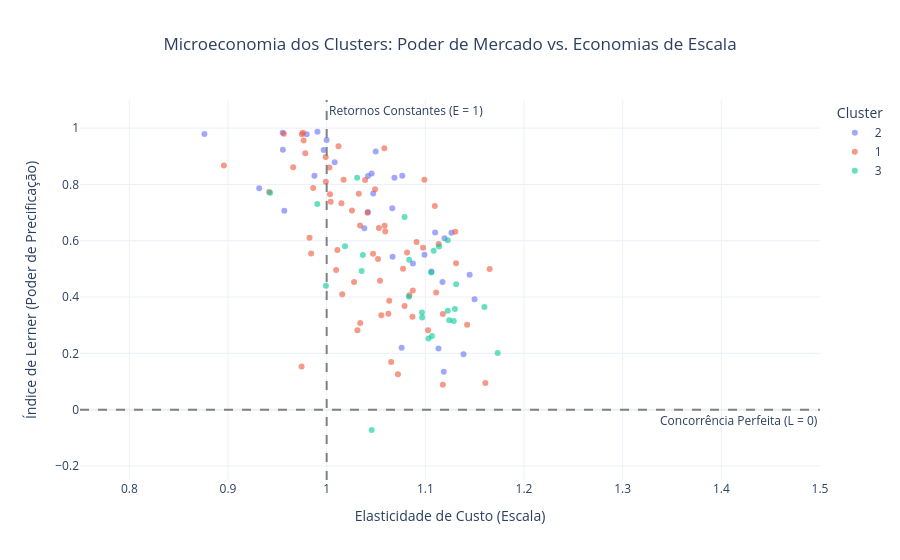

Notebook code cell kept with this figure:
### Code cell
import plotly.express as px

# Supondo que o seu dataframe final com os cálculos se chame 'df_com_lerner'
# E que ele tenha as colunas: 'Cluster', 'elasticidade_custo', 'Lerner', 'MC' (Custo Marginal) e 'Nome_Banco'
def plotar_bubble_chart(df_com_lerner, ano):
    df_plot = df_com_lerner[df_com_lerner['Cluster'] != 4]
    #df_plot = df_plot[df_plot['Cluster'] != 1]
    # 1. Preparar os dados (remover NAs para o gráfico não quebrar)
    if ano > 0:
        df_plot = df_plot[df_plot['ano'] == ano]
    
    df_plot = df_plot.dropna(subset=['elasticidade_custo', 'Lerner', 'MC']).copy()

    # Garantir que o Cluster seja tratado como categoria (texto) para cores distintas
    df_plot['Cluster'] = df_plot['Cluster'].astype(str)

    # 2. Criar o Gráfico de Dispersão de Bolhas (Bubble Chart)
    fig = px.scatter(
        df_plot,
        x="elasticidade_custo",         # Eixo X
        y="Lerner",                     # Eixo Y
        #size="ativo_total",                      # Tamanho da bolha (Pode trocar por 'ativo_total' se preferir)
        color="Cluster",                # Uma cor para cada modelo de negócios
        hover_name="nome",        # O nome que aparece em destaque ao passar o mouse
        hover_data={                    # Dados extras no tooltip
            "elasticidade_custo": ':.3f', 
            "Lerner": ':.3f',
            "MC": ':.4f',
            "Cluster": False            # Oculta o cluster do tooltip, pois já está na cor
        },
        opacity=0.6,                    # SOLUÇÃO 1: Transparência de 60%
        #size_max=18,                    # SOLUÇÃO 3: Reduzindo o limite de tamanho
        range_x=[0.75, 1.5],          # Limita o Eixo X (Elasticidade)
        range_y=[-0.25, 1.1],         # Limita o Eixo Y (Lerner). Coloquei 1.1 como teto lógico
        title="Microeconomia dos Clusters: Poder de Mercado vs. Economias de Escala",
        labels={
            "elasticidade_custo": "Elasticidade de Custo (Escala)",
            "Lerner": "Índice de Lerner (Poder de Precificação)",
            "MC": "Custo Marginal"
        },
        template="plotly_white"         # Fundo limpo e acadêmico
    )

    # 3. Adicionar as Linhas de Referência Estruturais (Cruciais para a análise)
    # Linha Vertical: Separa Economias de Escala (< 1) de Deseconomias (> 1)
    fig.add_vline(
        x=1.0, 
        line_dash="dash", 
        line_color="gray", 
        annotation_text="Retornos Constantes (E = 1)", 
        annotation_position="top right"
    )

    # Linha Horizontal: Separa Poder de Monopólio (> 0) de Preço Predatório (< 0)
    fig.add_hline(
        y=0.0, 
        line_dash="dash", 
        line_color="gray", 
        annotation_text="Concorrência Perfeita (L = 0)", 
        annotation_position="bottom right"
    )

    # 4. Centralizar o título e exibir
    fig.update_layout(title_x=0.5)
    fig.show()

    # Para salvar como uma página interativa separada (opcional):
    # fig.write_html("analise_clusters_microeconomia.html")

plotar_bubble_chart(model_lerner, ano=2015) # ano=0 para mostrar todos os anos juntos, ou coloque um ano específico

### Figure 1 — Plotly figure (JSON) as saved in the notebook; plotly's stock layout.template omitted (floating-point values rounded to 4 significant figures; data arrays with more than 128 entries replaced by an {"elided": "..."} marker saying what was removed)
{"data": [{"customdata": [[0.006275, "2"], [0.001388, "2"], [0.005017, "2"], [0.008661, "2"], [0.02011, "2"], [0.005921, "2"], [0.01348, "2"], [0.01889, "2"], [0.006336, "2"], [0.001761, "2"], [0.01333, "2"], [0.00233, "2"], [0.003136, "2"], [0.004068, "2"], [0.01458, "2"], [0.008148, "2"], [0.02344, "2"], [0.005049, "2"], [0.002025, "2"], [0.005893, "2"], [0.007483, "2"], [0.004698, "2"], [0.006171, "2"], [0.006494, "2"], [0.01406, "2"], [0.002777, "2"], [0.02524, "2"], [0.01729, "2"], [0.007408, "2"], [0.001714, "2"], [0.01971, "2"], [0.0222, "2"], [0.01393, "2"], [0.005865, "2"], [0.01126, "2"]], "hovertemplate": "<b>%{hovertext}</b><br><br>Elasticidade de Custo (Escala)=%{x:.3f}<br>Índice de Lerner (Poder de Precificação)=%{y:.3f}<br>Custo Marginal=%{customdata[0]:.4f}<extra></extra>", "hovertext": ["BCO DO BRASIL S.A.", "BCO RABOBANK INTL BRASIL S.A.", "BCO DA CHINA BRASIL S.A.", "BCO COOPERATIVO SICREDI S.A.", "BCO DO EST. DE SE S.A.", "BCO BBM S.A.", "BCO MERCANTIL DO BRASIL S.A.", "BRB - BCO DE BRASILIA S.A.", "BCO ABC BRASIL S.A.", "SCOTIABANK BRASIL", "BCO INDUSTRIAL DO BRASIL S.A.", "BCO BRADESCO BERJ S.A.", "BCO CAIXA GERAL BRASIL S.A.", "BCO RODOBENS S.A.", "BCO MÁXIMA S.A.", "BMW FINANCEIRA S.A. - CFI", "BCO DO EST. DO PA S.A.", "BCV", "BCO VOLVO BRASIL S.A.", "BCO BRADESCO CARTOES S.A.", "BCO VOTORANTIM S.A.", "BCO SUMITOMO MITSUI BRASIL S.A.", "ITAÚ UNIBANCO BM S.A.", "BCO BRADESCO S.A.", "BCO INDUSVAL S.A.", "BCO MIZUHO S.A.", "BCO BMG S.A.", "BCO PAULISTA S.A.", "BCO PINE S.A.", "DEUTSCHE BANK S.A.BCO ALEMAO", "BCO RENDIMENTO S.A.", "BANCO BONSUCESSO S.A.", "BCO CCB BRASIL S.A.", "BCO SANTANDER (BRASIL) S.A.", "BCO DO ESTADO DO RS S.A."], "legendgroup": "2", "marker": {"color": "#636efa", "opacity": 0.6, "symbol": "circle"}, "mode": "markers", "name": "2", "orientation": "v", "showlegend": true, "type": "scatter", "x": [1.145, 0.8761, 1.05, 1.119, 1.113, 0.9556, 1.117, 1.139, 1.008, 0.9554, 1.038, 0.2198, 1.0, 0.9571, 1.076, 1.042, 1.106, 1.069, 0.9316, 1.11, 0.9876, 1.046, 1.12, 1.126, 1.047, 0.9797, 1.067, 1.066, 0.9969, 0.9907, 1.087, 1.099, 1.042, 1.077, 1.15], "xaxis": "x", "y": [0.4794, 0.9794, 0.9167, 0.1342, 0.2175, 0.9233, 0.4534, 0.1969, 0.8786, 0.984, 0.6441, 0.8888, 0.958, 0.7065, 0.2197, 0.8301, 0.4906, 0.8239, 0.7862, 0.6294, 0.831, 0.8392, 0.6088, 0.6284, 0.7679, 0.9785, 0.5428, 0.7153, 0.9222, 0.9876, 0.5189, 0.5501, 0.7019, 0.8313, 0.3918], "yaxis": "y"}, {"customdata": {"elided": "73x2 mixed values"}, "hovertemplate": "<b>%{hovertext}</b><br><br>Elasticidade de Custo (Escala)=%{x:.3f}<br>Índice de Lerner (Poder de Precificação)=%{y:.3f}<br>Custo Marginal=%{customdata[0]:.4f}<extra></extra>", "hovertext": ["BCO YAMAHA MOTOR S.A.", "SCANIA BCO S.A.", "BANCO RANDON S.A.", "BV FINANCEIRA S.A. CFI", "BRK S.A. CFI", "BR PARTNERS BI", "PARANA BCO S.A.", "BCO BNP PARIBAS BRASIL S A", "BCO WOORI BANK DO BRASIL S.A.", "HSBC BANK BRASIL SA BCO MULTIP", "FINANC ALFA S.A. CFI", "BANCOOB", "BANCO NEON S.A.", "BCO CATERPILLAR S.A.", "BANCO CNH INDUSTRIAL CAPITAL S.A", "HIPERCARD BM S.A.", "BCO. J.SAFRA S.A.", "BANCO BTG PACTUAL S.A.", "BCO MODAL S.A.", "BCO GUANABARA S.A.", "BCO CREDIT SUISSE (BRL) S.A.", "BCO TOYOTA DO BRASIL S.A.", "MERCANTIL BRASIL FIN S.A. CFI", "CITIBANK N.A.", "BCO CEDULA S.A.", "BCO J.P. MORGAN S.A.", "BCO ALFA S.A.", "BCO CACIQUE S.A.", "BCO CITIBANK S.A.", "BCO INDUSCRED DE INVESTIM. S/A", "BCO FATOR S.A.", "BI CREDIT SUISSE (BRASIL) S.A.", "BANCO IBM S.A.", "BCO PSA FINANCE BRASIL S.A.", "CAIXA ECONOMICA FEDERAL", "BCO CARGILL S.A.", "BCO HONDA S.A.", "BANCO PORTO REAL DE INVEST.S.A", "FINAMAX S.A. CFI", "DAYCOVAL LEASING - BCO MÚLTIPLO S.A", "BRASIL PLURAL S.A. BCO.", "BANCO ANDBANK (BRASIL) S.A.", "BCO DA AMAZONIA S.A.", "BCO DE LAGE LANDEN BRASIL S.A.", "BCO RIBEIRAO PRETO S.A.", "BCO REP ORIENTAL URUGUAY BCE", "SANTANA S.A. - CFI", "BANCO BARI S.A.", "BCO TRICURY S.A.", "BCO SAFRA S.A.", "BCO FIBRA S.A.", "BCO VOLKSWAGEN S.A", "BCO LUSO BRASILEIRO S.A.", "BANCO PAN", "KREDILIG S.A. - CFI", "BCO MERCEDES-BENZ S.A.", "BCO SOFISA S.A.", "BCO BPN BRASIL S.A.", "BCO FICSA S.A.", "BOFA MERRILL LYNCH BM S.A.", "BCO DAYCOVAL S.A", "BANCO FIDIS", "BCO DO NORDESTE DO BRASIL S.A.", "BANCO MONEO S.A.", "NOVO BCO CONTINENTAL S.A. - BM", "BANCO SISTEMA", "BANCO TOPÁZIO S.A.", "BCO OURINVEST S.A.", "BANCO SEMEAR", "BANCO JOHN DEERE S.A.", "BANCO ORIGINAL", "CARUANA SCFI", "BCO ORIGINAL DO AGRO S/A"], "legendgroup": "1", "marker": {"color": "#EF553B", "opacity": 0.6, "symbol": "circle"}, "mode": "markers", "name": "1", "orientation": "v", "showlegend": true, "type": "scatter", "x": [1.091, 0.1845, 0.9842, 1.13, 0.9746, 0.999, 1.103, 1.012, 1.063, 1.11, 1.118, 1.118, 1.063, 0.1806, 1.004, 0.1942, 1.142, 0.9766, 1.026, 1.072, 1.079, 0.966, 1.161, 0.2009, 0.9826, 0.9749, 1.099, 1.084, 1.058, 1.01, 1.047, 1.015, 1.034, 1.077, 1.165, 0.9566, 1.131, 1.052, 1.054, 1.033, 0.9417, 1.033, 1.114, 0.1914, 1.028, 0.8958, 1.016, 1.031, 1.055, 1.053, 1.049, 1.017, 1.059, 1.111, 0.1322, 1.041, 1.081, 0.9991, 1.043, 0.9759, 1.059, 1.087, 1.098, 0.9863, 1.003, 0.1837, 1.065, 1.039, 1.087, 0.9783, 1.003, 1.034, 1.011], "xaxis": "x", "y": [0.5954, 0.9526, 0.5547, 0.6321, 0.1535, 0.8975, 0.282, 0.9353, 0.341, 0.7233, 0.3397, 0.0881, 0.3867, 0.9496, 0.7381, 0.951, 0.3013, 0.956, 0.7073, 0.1259, 0.3684, 0.8608, 0.09441, 0.993, 0.611, 0.978, 0.817, 0.4066, 0.9282, 0.4957, 0.5536, 0.733, 0.6539, 0.5007, 0.4995, 0.9797, 0.5205, 0.5352, 0.4582, 0.7672, 0.7736, -0.3243, 0.5886, 0.962, 0.4536, 0.8669, 0.4097, 0.2817, 0.3353, 0.6451, 0.7826, 0.8164, 0.6332, 0.4162, 0.9534, 0.6994, 0.5582, 0.8099, -0.7219, 0.9839, 0.6531, 0.4229, 0.5749, 0.7877, 0.7648, 0.9917, 0.1697, 0.8154, 0.3301, 0.911, 0.8604, 0.3081, 0.5674], "yaxis": "y"}, {"customdata": [[0.03715, "3"], [0.01651, "3"], [0.03343, "3"], [0.01261, "3"], [0.02038, "3"], [0.01819, "3"], [0.01938, "3"], [0.0129, "3"], [0.0147, "3"], [0.006049, "3"], [0.00917, "3"], [0.02245, "3"], [0.01654, "3"], [0.004773, "3"], [0.01871, "3"], [0.02451, "3"], [0.01264, "3"], [0.003916, "3"], [0.03751, "3"], [0.01157, "3"], [0.01255, "3"], [0.02404, "3"], [0.01688, "3"], [0.02277, "3"], [0.01873, "3"], [0.01742, "3"], [0.01467, "3"], [0.01639, "3"]], "hovertemplate": "<b>%{hovertext}</b><br><br>Elasticidade de Custo (Escala)=%{x:.3f}<br>Índice de Lerner (Poder de Precificação)=%{y:.3f}<br>Custo Marginal=%{customdata[0]:.4f}<extra></extra>", "hovertext": ["AGIBANK FINANCEIRA", "BCO TRIANGULO S.A.", "PORTOCRED S.A. - CFI", "LUIZACRED S.A. SCFI", "DACASA FINANCEIRA S/A - SCFI", "BRB - CFI S/A", "BCO LOSANGO S.A.", "BANIF BRASIL BM S.A.", "ITAÚ BMG CONSIGNADO", "BANCO BRADESCARD", "PERNAMBUCANAS FINANC S.A. CFI", "NEGRESCO S.A. - CFI", "SOROCRED CFI S.A.", "VIA CERTA FINANCIADORA S.A. - CFI", "BCO CETELEM S.A.", "CREDIARE CFI S.A.", "BCO GMAC S.A.", "CREFISA S.A. CFI", "BCO PECUNIA S.A.", "CIA CFI RCI BRASIL S.A.", "BANCO CIFRA", "BCO OLÉ BONSUCESSO CONSIGNADO S.A.", "BCO BRADESCO FINANC. S.A.", "AYMORÉ CFI S.A.", "OMNI SA CFI", "CCB BRASIL S.A. - CFI", "BCO A.J. RENNER S.A.", "BANCO VIPAL"], "legendgroup": "3", "marker": {"color": "#00cc96", "opacity": 0.6, "symbol": "circle"}, "mode": "markers", "name": "3", "orientation": "v", "showlegend": true, "type": "scatter", "x": [1.019, 1.097, 0.9992, 1.123, 1.037, 1.124, 1.114, 1.079, 1.173, 0.9428, 1.031, 0.9905, 1.035, 0.1207, 1.13, 1.083, 1.106, 0.1747, 1.123, 1.097, 1.108, 1.129, 1.131, 1.16, 1.084, 1.103, 1.107, 1.046], "xaxis": "x", "y": [0.5807, 0.3275, 0.4405, 0.6018, 0.5493, 0.3173, 0.5799, 0.6846, 0.2011, 0.7707, 0.8237, 0.7308, 0.4922, 0.9317, 0.3575, 0.4007, 0.4873, 0.9585, 0.3516, 0.3449, 0.5645, 0.3152, 0.445, 0.3649, 0.5328, 0.2524, 0.2616, -0.07243], "yaxis": "y"}], "layout": {"annotations": [{"showarrow": false, "text": "Retornos Constantes (E = 1)", "x": 1, "xanchor": "left", "xref": "x", "y": 1, "yanchor": "top", "yref": "y domain"}, {"showarrow": false, "text": "Concorrência Perfeita (L = 0)", "x": 1, "xanchor": "right", "xref": "x domain", "y": 0, "yanchor": "top", "yref": "y"}], "legend": {"title": {"text": "Cluster"}, "tracegroupgap": 0}, "shapes": [{"line": {"color": "gray", "dash": "dash"}, "type": "line", "x0": 1, "x1": 1, "xref": "x", "y0": 0, "y1": 1, "yref": "y domain"}, {"line": {"color": "gray", "dash": "dash"}, "type": "line", "x0": 0, "x1": 1, "xref": "x domain", "y0": 0, "y1": 0, "yref": "y"}], "title": {"text": "Microeconomia dos Clusters: Poder de Mercado vs. Economias de Escala", "x": 0.5}, "xaxis": {"anchor": "y", "domain": [0, 1], "range": [0.75, 1.5], "title": {"text": "Elasticidade de Custo (Escala)"}}, "yaxis": {"anchor": "x", "domain": [0, 1], "range": [-0.25, 1.1], "title": {"text": "Índice de Lerner (Poder de Precificação)"}}}}
